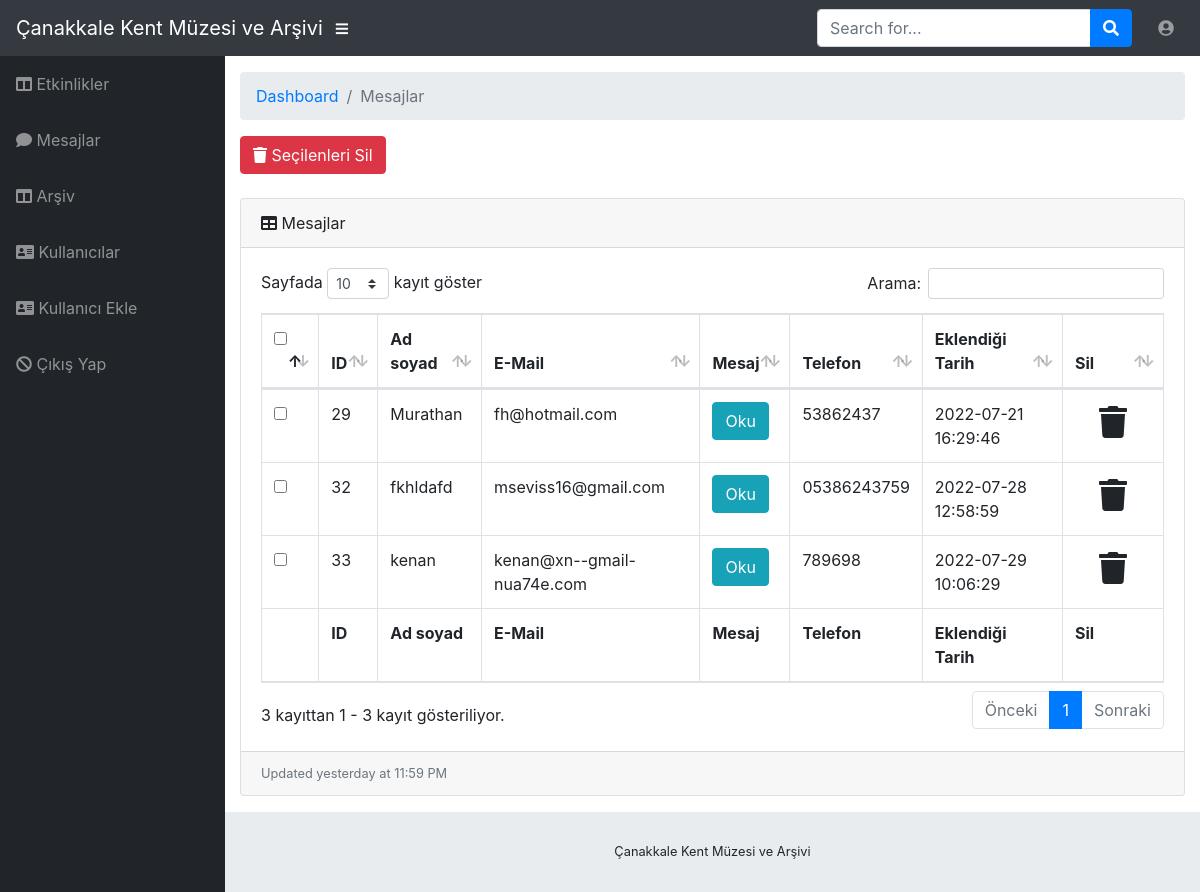
Screenshot of /admin/admin/mesaj.php (signed in) with the database file from the repository.
### tables this page shows
CREATE TABLE `iletisim` (
  `id` int(11) NOT NULL,
  `adsoyad` varchar(250) NOT NULL,
  `telefon` varchar(50) NOT NULL,
  `email` varchar(250) NOT NULL,
  `mesaj` text NOT NULL,
  `tarih` datetime NOT NULL DEFAULT current_timestamp()
);

### admin/admin/mesaj.php (the view, shortened to what this page needs)
<?php
include('inc/head.php');
include('inc/nav.php');
include('inc/sidebar.php');
$sorgu = $baglanti->prepare("SELECT * FROM iletisim");
$sorgu->execute();
?>
<head>
</head>
<div id="content-wrapper">
    <div class="container-fluid">
        <ol class="breadcrumb">
            <li class="breadcrumb-item">
                <a href="#">Dashboard</a>
            </li>
            <li class="breadcrumb-item active">Mesajlar</li>
        </ol>
 <form action="" method="post">
        <button type="submit" value="" onclick="return confirmDel();" class="btn btn-danger font-18"><i class="fa fa-trash"></i> Seçilenleri Sil</button><br><br>
        <div class="card mb-3">
            <div class="card-header">
                <i class="fas fa-table"></i>
                Mesajlar
            </div>
            <div class="card-body">
                <div class="table-responsive">
                    <table class="table table-bordered" id="dataTable" width="100%" cellspacing="0">
                        <thead>
                        <tr>
                            <th>
                                <div class="checkbox">
                            <input type="checkbox" id="select_all" onclick="TumunuSec();" value="">
                          </div></th>
                            <th>ID</th>
                            <th>Ad soyad</th>
                            <th>E-Mail</th>
                            <th>Mesaj</th>
                            <th>Telefon</th>
                            <th>Eklendiği Tarih</th>
                            <th>Sil</th>
                        </tr>
                        </thead>
                        <tfoot>
                        <tr>
                            <th></th>
                           <th>ID</th>
                            <th>Ad soyad</th>
                            <th>E-Mail</th>
                            <th>Mesaj</th>
                            <th>Telefon</th>
                            <th>Eklendiği Tarih</th>
                            <th>Sil</th>
                        </tr>
                        </tfoot>
                        <tbody>
                        <?php while ($sonuc = $sorgu->fetch()) { ?>
                            <tr>
                                <td>
                                <div class="checkbox">
                              <input class="chck" type="checkbox" name="sil[]" value="<?php echo $sonuc['id']; ?>">
                                </div>
                                </td>
                                <td><?= $sonuc["id"] ?></td>
                                <td><?= $sonuc["adsoyad"] ?></td>
                                <td><?= $sonuc["email"] ?></td>
                               <td>
                                    <a class="btn btn-info" href="#" data-toggle="modal"
                                       data-target="#mesaj<?= $sonuc["id"] ?>">Oku</a>
                                </td>
                                <td><?= $sonuc["telefon"] ?></td>
                                <td><?= $sonuc["tarih"] ?></td>
                                 <td>
                                    <a class="dropdown-item" href="#" data-toggle="modal"
                                       data-target="#sil<?= $sonuc["id"] ?>"><span class="fa fa-trash fa-2x"></span></a>
                                </td>
                            </tr>
                            <?php
                        }
                        ?>
                        </tbody>
                    </table>
                </form>
                </div>
            </div>
            <div class="card-footer small text-muted">Updated yesterday at 11:59 PM</div>
        </div>
    <?php
    include('inc/footer.php');
    ?>
    <link rel="stylesheet" type="text/css" href="css/switch.css">

### rows the page displays
iletisim: id "29", adsoyad "Murathan", email "fh@hotmail.com", telefon "53862437", tarih "2022-07-21 16:29:46"
iletisim: id "32", adsoyad "fkhldafd", email "mseviss16@gmail.com", telefon "05386243759", tarih "2022-07-28 12:58:59"
iletisim: id "33", adsoyad "kenan", email "kenan@xn--gmail-nua74e.com", telefon "789698", tarih "2022-07-29 10:06:29"
